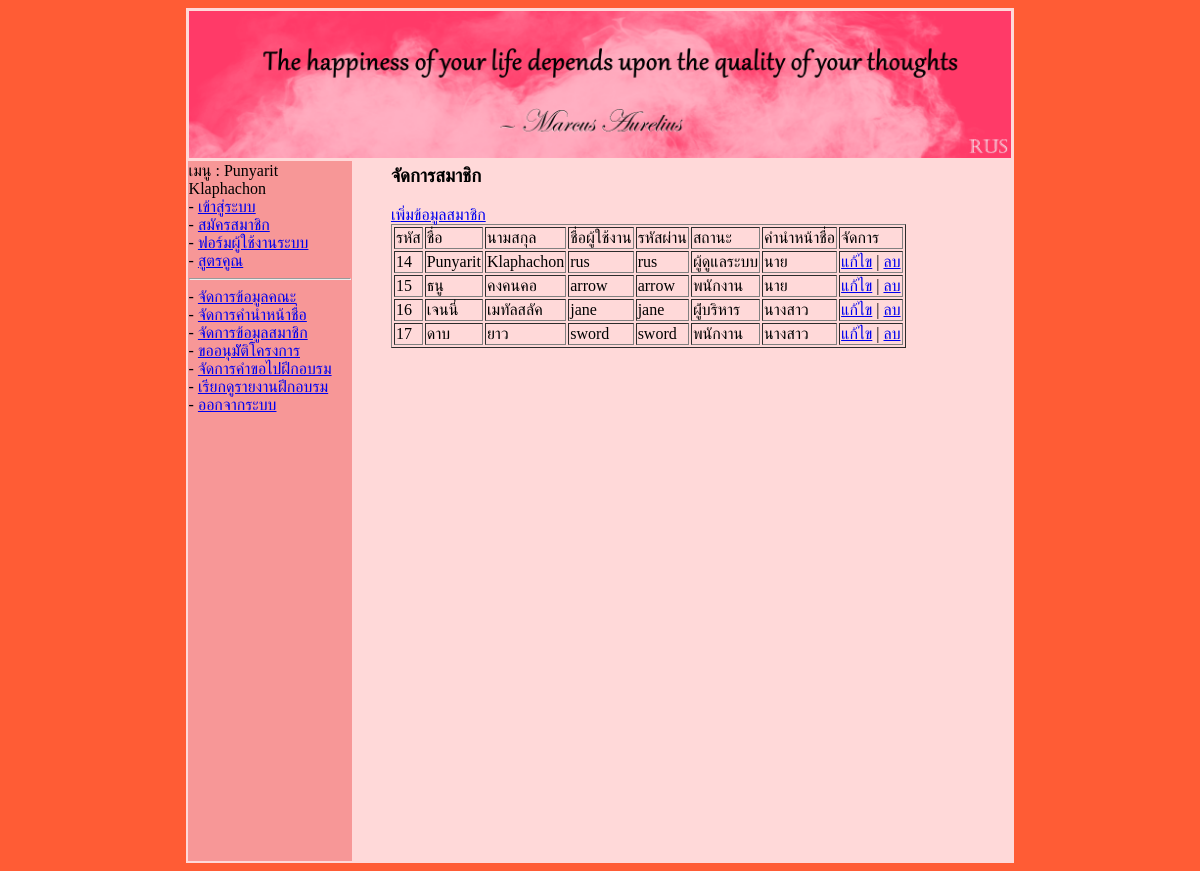
The app's page /member_show.php (signed in) with its own data.
### tables this page shows
CREATE TABLE `member` (
  `mem_id` int(11) NOT NULL,
  `mem_fname` varchar(100) NOT NULL,
  `mem_lname` varchar(100) NOT NULL,
  `prefix_id` int(11) NOT NULL,
  `mem_telephone` varchar(20) NOT NULL,
  `mem_email` varchar(100) NOT NULL,
  `mem_user` varchar(30) NOT NULL,
  `mem_password` varchar(30) NOT NULL,
  `mem_status` varchar(20) NOT NULL COMMENT '1 = ผู้ดูแลระบบ, 2 = พนักงาน, 3 = ผู้ใช้ทั่วไป'
);

CREATE TABLE `prefix` (
  `prefix_id` int(11) NOT NULL COMMENT 'รหัสคำนำหน้า',
  `prefix_nameTH` varchar(20) NOT NULL COMMENT 'คำนำหน้าภาษาไทย',
  `prefix_nameEN` varchar(20) NOT NULL COMMENT 'คำนำหน้าภาษาอังกฤษ'
);

### member_show.php (the view, shortened to what this page needs)
<?php
    include("./header.php");
    include("./menu.php");
    include("./sqliConnect.php");
?>
<table width="90%" align="center">
    <tr>
        <td>
            <h3>จัดการสมาชิก</h3>
            <a href="./member_add.php">เพิ่มข้อมูลสมาชิก</a>
            <table border="1px">
                <tr>
                    <td>รหัส</td>
                    <td>ชื่อ</td>
                    <td>นามสกุล</td>
                    <td>ชื่อผู้ใช้งาน</td>
                    <td>รหัสผ่าน</td>
                    <td>สถานะ</td>
                    <td>คำนำหน้าชื่อ</td>
                    <td>จัดการ</td>
                </tr>
                <?php
                    $sql = "select * from member,prefix where member.prefix_id=prefix.prefix_id;";
                    $result = $mysqli->query($sql);
                    while($row = $result->fetch_assoc()){
                        $mem_id = $row['mem_id'];
                        $mem_fname = $row['mem_fname'];
                        $mem_lname = $row['mem_lname'];
                        $mem_telephone = $row['mem_telephone'];
                        $mem_email = $row['mem_email'];
                        $mem_user = $row['mem_user'];
                        $mem_password = $row['mem_password'];
                        $mem_status = $row['mem_status'];
                        $prefix_nameTH = $row['prefix_nameTH'];
                        $status = "";
                        if ($mem_status == "1") {
                            $status = "ผู้ดูแลระบบ";
                        }elseif ($mem_status == "2"){
                            $status = "พนักงาน";
                        }elseif ($mem_status == "3"){
                            $status = "ผู้่บริหาร";
                        }
                        echo "
                            <tr>
                                <td>$mem_id</td>
                                <td>$mem_fname</td>
                                <td>$mem_lname</td>
                                <!--
                                <td>$mem_telephone</td>
                                <td>$mem_email</td>
                                -->
                                <td>$mem_user</td>
                                <td>$mem_password</td>
                                <td>$status</td>
                                <td>$prefix_nameTH</td>
                                <td>
                                    <a href=\"./member_edit.php?mem_id=$mem_id\">แก้ไข</a>
                                    |
                                    <a href=\"./member_delete.php?mem_id=$mem_id\">ลบ</a>
                                </td>
                            </tr>
                        ";
                    }
                ?>
            </table>
        </td>
    </tr>
</table>
<?php
    include("./footer.php");
?>

### css/style.css (style rules this page uses)
body { background-color: rgb(255, 92, 53); }

### records on screen
member: mem_id "14", mem_fname "Punyarit", mem_lname "Klaphachon", mem_user "rus", mem_password "rus", mem_status "ผู้ดูแลระบบ", prefix.prefix_nameTH "นาย"
member: mem_id "15", mem_fname "ธนู", mem_lname "คงคนคอ", mem_user "arrow", mem_password "arrow", mem_status "พนักงาน", prefix.prefix_nameTH "นาย"
member: mem_id "16", mem_fname "เจนนี่", mem_lname "เมทัลสลัค", mem_user "jane", mem_password "jane", mem_status "ผู้่บริหาร", prefix.prefix_nameTH "นางสาว"
member: mem_id "17", mem_fname "ดาบ", mem_lname "ยาว", mem_user "sword", mem_password "sword", mem_status "พนักงาน", prefix.prefix_nameTH "นางสาว"

### other values on screen
$_SESSION['fname'] "Punyarit"
$_SESSION['lname'] "Klaphachon"
